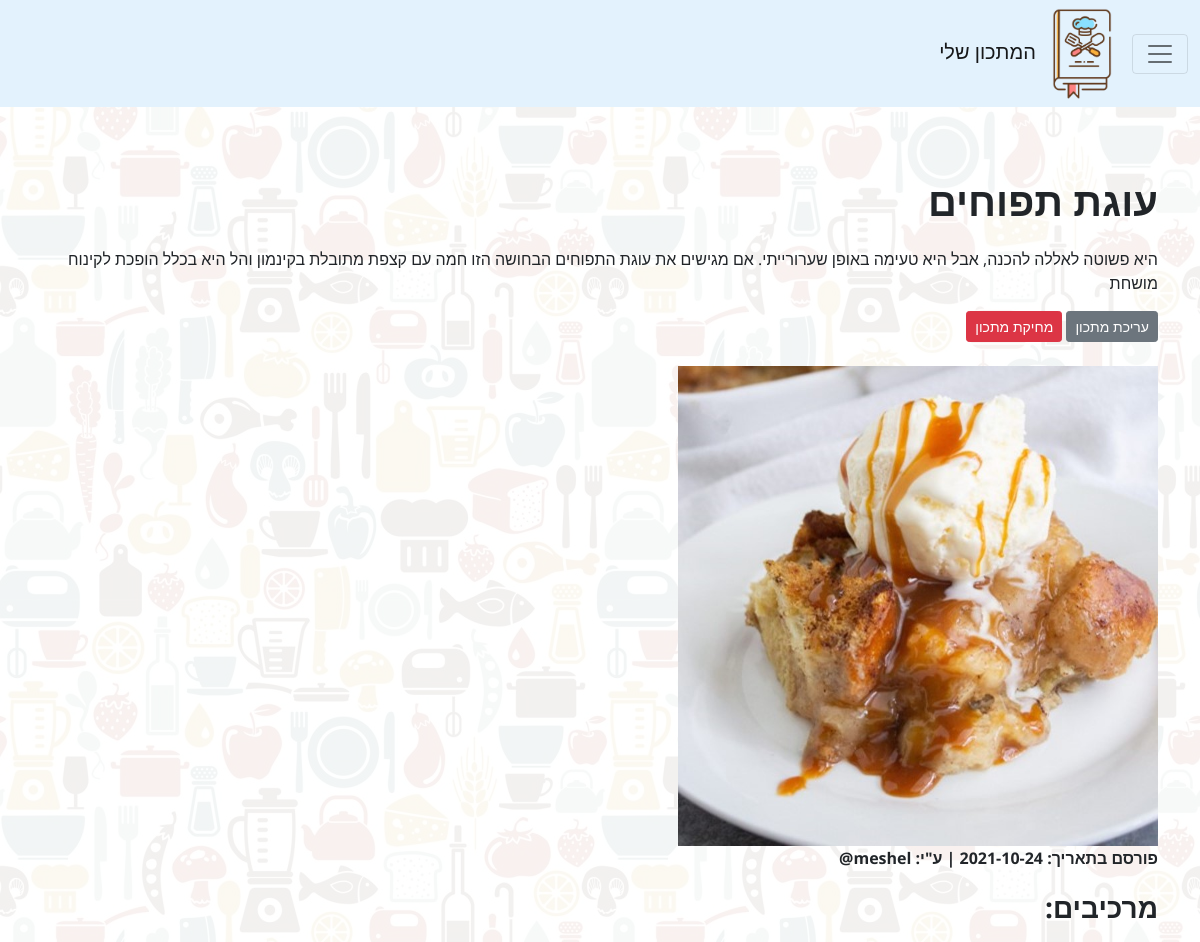
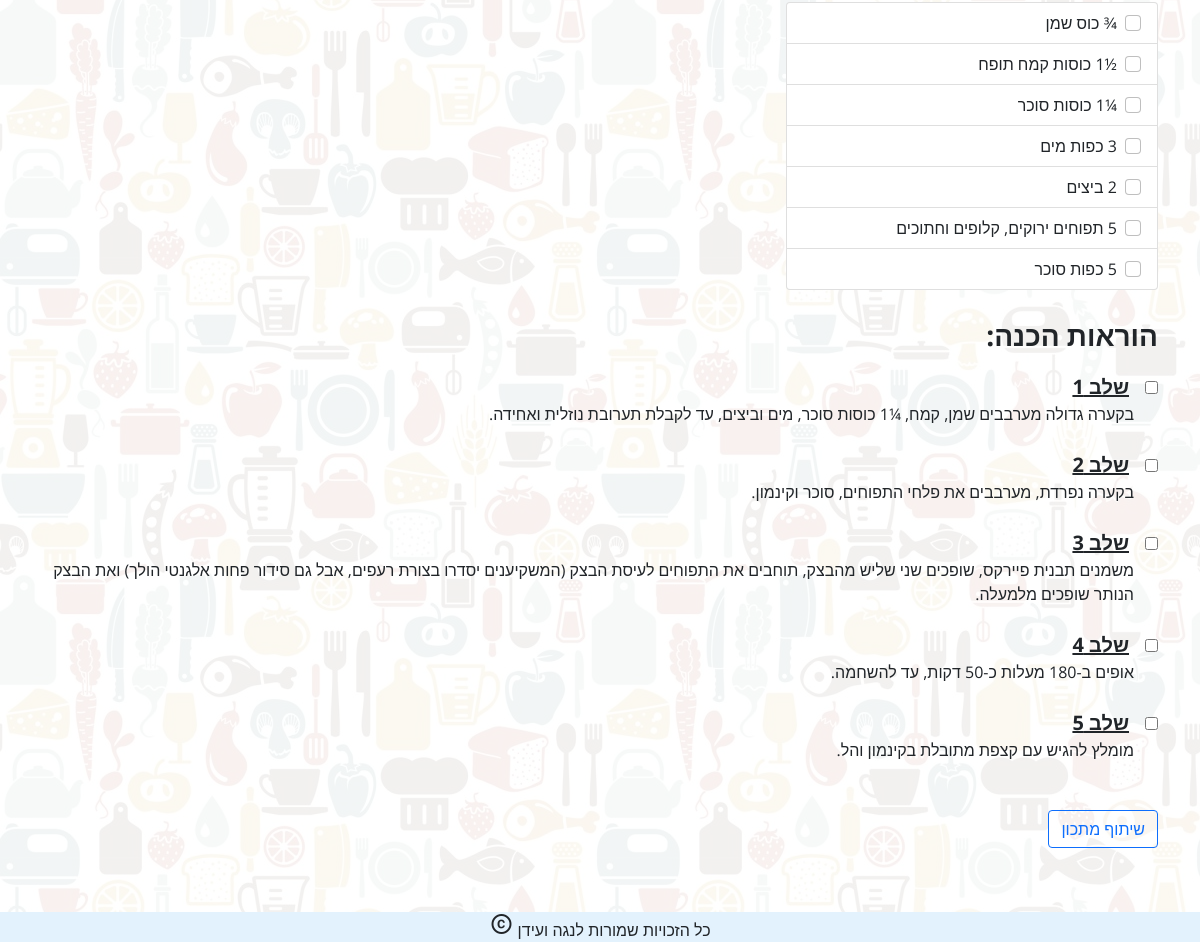
/recipe1.php?recipe_id=2, run on the app's committed database (2 pictures, top to bottom).
### tables this page shows
CREATE TABLE `recpie` (
  `recpieID` int(11) NOT NULL,
  `name` varchar(50) NOT NULL,
  `date` date NOT NULL,
  `description` text NOT NULL,
  `userWrote` varchar(20) NOT NULL,
  `picLink` text NOT NULL
);

CREATE TABLE `ingredient` (
  `ingredientID` int(11) NOT NULL,
  `ingredientName` text NOT NULL,
  `recpieID` int(11) NOT NULL
);

CREATE TABLE `instruction` (
  `instruction` int(11) NOT NULL,
  `instructionText` text NOT NULL,
  `recpieID` int(11) NOT NULL
);

### recipe1.php (the view, shortened to what this page needs)
<?php require_once("parts/header.php"); ?>
<?php $id = $_GET['recipe_id']; ?>
<main class="container mt-md-5 mt-5 mb-md-5 mb-5 pt-md-3 pt-3 pb-md-3 pb-3">
    <?php
        $sql = "select * from recpie where recpieID = $id";
        $result = $conn->query ($sql);
    ?>
    <?php while ($recpie = $result->fetch_assoc()):?>
    <div class="mb-md-4 mb-4">
        <p class="fw-bold fs-1"><?=$recpie['name']?></p>
        <p><?=$recpie['description']?></p>
        <a href="edit.php?recipe_id=<?=$id?>" class="btn btn-secondary btn-sm">עריכת מתכון</a>
        <a href="delete/delete_recipe.php?recipe_id=<?=$id?>" class="btn btn-danger btn-sm">מחיקת מתכון</a>
    </div>
    <figure class="article-image mt-md-3 mt-3">
        <img src="<?=$recpie['picLink']?>" class="img-fluid" style="width: 30em">
        <figcaption class="image-caption">
        <strong>פורסם בתאריך: <?=$recpie['date']?><span class="pubdate" pubdate></span></strong>
        <strong>| ע"י: <?=$recpie['userWrote']?>@</strong>
        </figcaption>
    </figure>
    <?php endwhile;?>
    <?php
        $sql = "select * from ingredient where recpieID = $id";
        $result = $conn->query ($sql);
    ?>
    <form method="POST" id="ings">
        <div class="mb-md-4 mb-4">
            <p class="fw-bold fs-3">מרכיבים:</p>
            <ul class="list-group col-md-4">
            <?php while ($ingredients = $result->fetch_assoc()):?>
                <li id="check" class="list-group-item">
                    <input class="form-check-input me-1" type="checkbox">
                        <?=$ingredients['ingredientName']?>
                </li>
                <?php endwhile;?>
            </ul>
        </div>
    </form>
    <?php
        $sql = "select * from instruction where recpieID = $id";
        $result = $conn->query ($sql);
    ?>
    <div class="mb-md-5 mb-5">
        <p class="fw-bold fs-3">הוראות הכנה:</p>
        <?php while ($instructions = $result->fetch_assoc()):?>
        <div class="mb-md-4 mb-4">
            <input type="checkbox" class="mitzrahim-check-input" id="check1"><span class="fw-bold fs-5 text-decoration-underline px-3">שלב  <?=$instructions['instruction']?></span>
            <p class="ps-4"><?=$instructions['instructionText']?></p>
        </div>
        <?php endwhile;?>
    </div>
    <button type="button" class="btn btn-outline-primary" data-bs-toggle="modal" data-bs-target="#exampleModal">
        שיתוף מתכון
    </button>
</main>
<?php require_once("parts/footer.php");?>

### style.css (style rules this page uses)
body,html { font-family: 'Open Sans', sans-serif; scroll-behavior: smooth; margin: 0 auto; background-image: url('images/background.jpg'); background-color: rgba(255,255,255,0.90); background-blend-mode: lighten; }

### data on the page
recpie: name "עוגת תפוחים", description "היא פשוטה לאללה להכנה, אבל היא טעימה באופן שערורייתי. אם מגישים את עוגת התפוחים הבחושה הזו חמה עם קצפת מתובלת בקינמון והל היא בכלל הופכת לקינוח מושחת", picLink (picture), date "2021-10-24", userWrote "meshel"
ingredient: ingredientName "3⁄4 כוס שמן"
ingredient: ingredientName "½1 כוסות קמח תופח"
ingredient: ingredientName "¼1 כוסות סוכר"
ingredient: ingredientName "3 כפות מים"
ingredient: ingredientName "2 ביצים"
ingredient: ingredientName "5 תפוחים ירוקים, קלופים וחתוכים"
ingredient: ingredientName "5 כפות סוכר"
instruction: instruction "1", instructionText "בקערה גדולה מערבבים שמן, קמח, ¼1 כוסות סוכר, מים וביצים, עד לקבלת תערובת נוזלית ואחידה."
instruction: instruction "2", instructionText "בקערה נפרדת, מערבבים את פלחי התפוחים, סוכר וקינמון."
instruction: instruction "3", instructionText "משמנים תבנית פיירקס, שופכים שני שליש מהבצק, תוחבים את התפוחים לעיסת הבצק (המשקיענים יסדרו בצורת רעפים, אבל גם סידור פחות אלגנטי הולך) ואת הבצק הנותר שופכים מלמעלה."
instruction: instruction "4", instructionText "אופים ב-180 מעלות כ-50 דקות, עד להשחמה."
instruction: instruction "5", instructionText "מומלץ להגיש עם קצפת מתובלת בקינמון והל."
